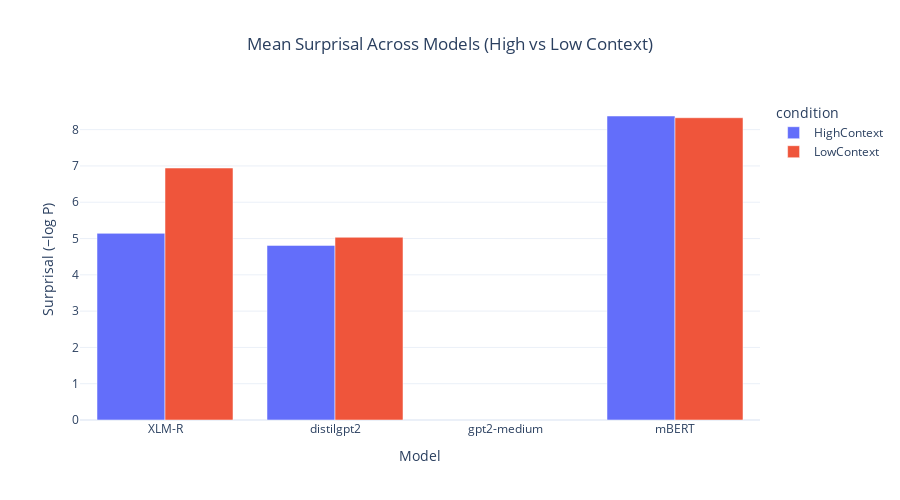

Source (notebook cell):
### Markdown cell above
## Results

### Code cell
bar_df = results_df.groupby(["model", "condition"])["surprisal"].mean().reset_index()

fig = px.bar(
    bar_df,
    x="model",
    y="surprisal",
    color="condition",
    barmode="group",
    title="Mean Surprisal Across Models (High vs Low Context)",
    labels={"surprisal": "Surprisal (−log P)", "model": "Model"},
)

fig.update_layout(
    title_x=0.5,
    template="plotly_white",
    width=900,
    height=500
)

fig.show()
fig.write_html("bar_plot.html", include_plotlyjs='cdn')

### Figure 1 — Plotly figure (JSON) as saved in the notebook; plotly's stock layout.template omitted (floating-point values rounded to 4 significant figures)
{"data": [{"alignmentgroup": "True", "hovertemplate": "condition=HighContext<br>Model=%{x}<br>Surprisal (−log P)=%{y}<extra></extra>", "legendgroup": "HighContext", "marker": {"color": "#636efa", "pattern": {"shape": ""}}, "name": "HighContext", "offsetgroup": "HighContext", "orientation": "v", "showlegend": true, "textposition": "auto", "type": "bar", "x": ["XLM-R", "distilgpt2", "gpt2-medium", "mBERT"], "xaxis": "x", "y": [5.142, 4.811, NaN, 8.376], "yaxis": "y"}, {"alignmentgroup": "True", "hovertemplate": "condition=LowContext<br>Model=%{x}<br>Surprisal (−log P)=%{y}<extra></extra>", "legendgroup": "LowContext", "marker": {"color": "#EF553B", "pattern": {"shape": ""}}, "name": "LowContext", "offsetgroup": "LowContext", "orientation": "v", "showlegend": true, "textposition": "auto", "type": "bar", "x": ["XLM-R", "distilgpt2", "gpt2-medium", "mBERT"], "xaxis": "x", "y": [6.942, 5.034, NaN, 8.328], "yaxis": "y"}], "layout": {"barmode": "group", "height": 500, "legend": {"title": {"text": "condition"}, "tracegroupgap": 0}, "title": {"text": "Mean Surprisal Across Models (High vs Low Context)", "x": 0.5}, "width": 900, "xaxis": {"anchor": "y", "domain": [0, 1], "title": {"text": "Model"}}, "yaxis": {"anchor": "x", "domain": [0, 1], "title": {"text": "Surprisal (−log P)"}}}}
